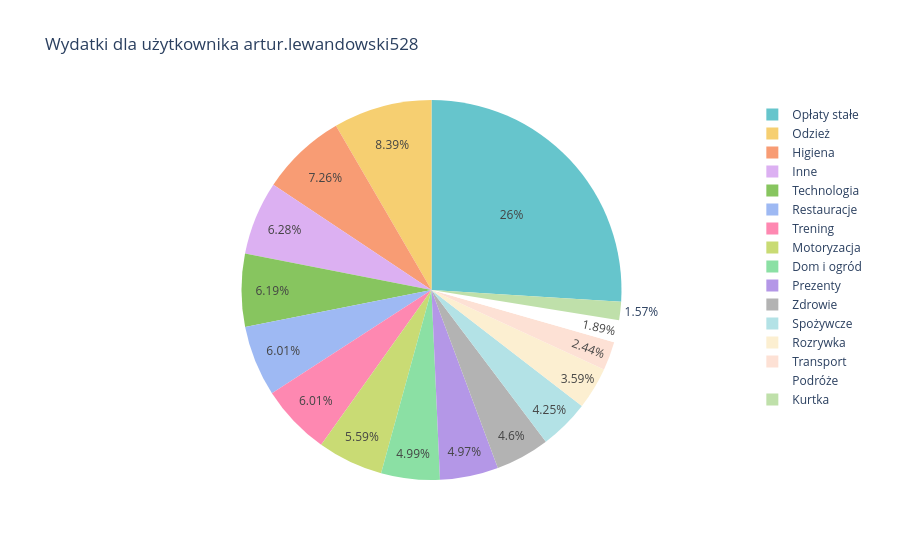
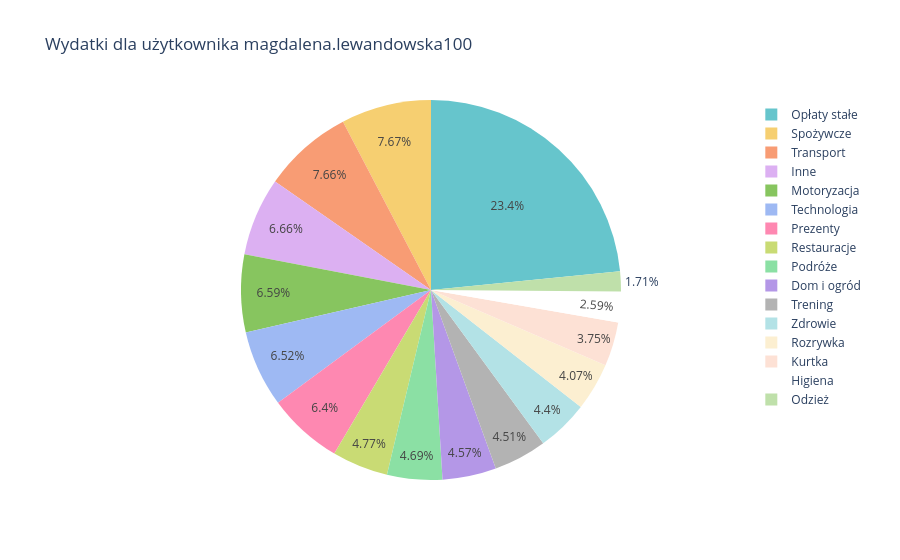
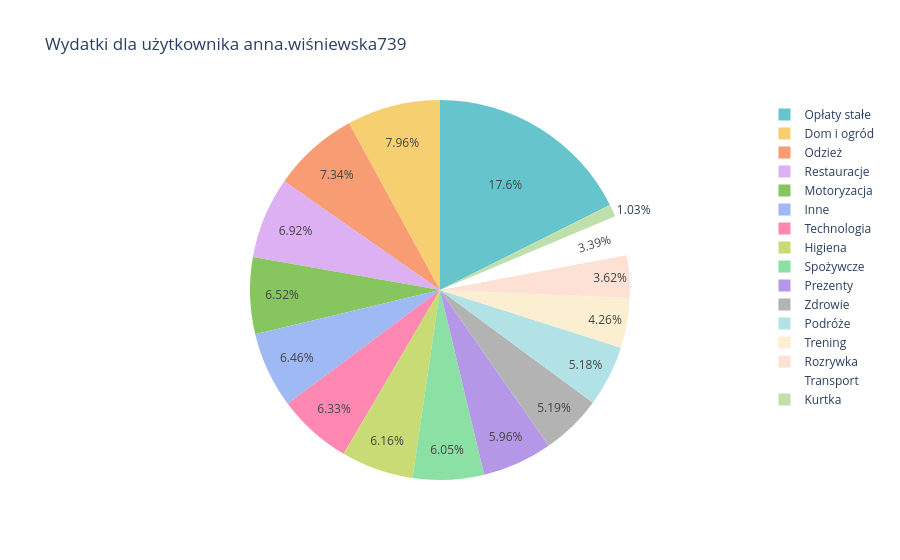
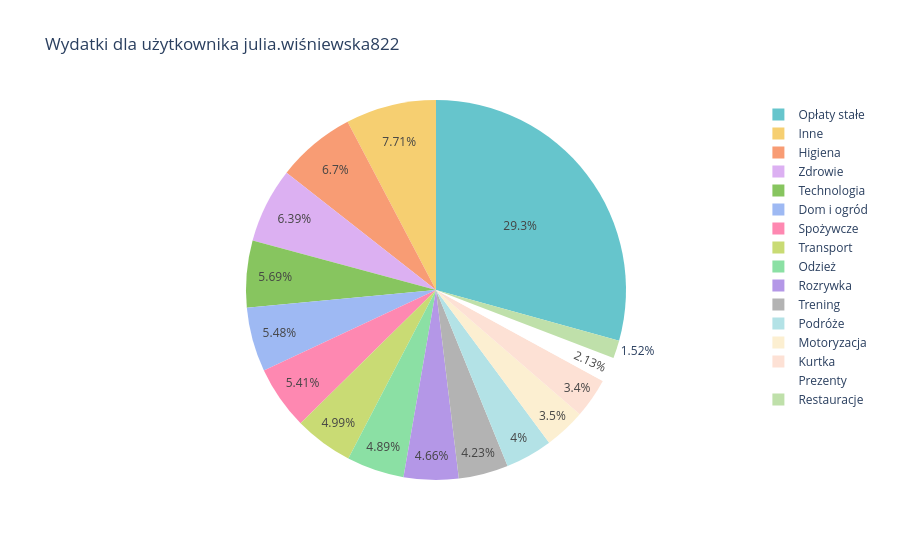

The code cell stored with these charts, in order, in its notebook:
### Code cell
# WYKRESY WYDATKÓW Z MIESIĄCA GRUDZIEŃ DLA KAŻDEGO UŻYTKOWNIKA

import MySQLdb
import pandas as pd
import plotly.express as px

connection = MySQLdb.connect(
    host="localhost",
    user="root",
    password="db",
    database="nowa",
    charset="utf8mb4"
)

query = """
SELECT nazwa_uzytkownika, kategoria_wydatku, wartosc_wydatku
FROM widok_grudzien_wydatki
"""
wydatki = pd.read_sql_query(query, connection)

def plot_interactive_pie_chart(data, user_column, category_column, value_column, title_prefix):
    users = data[user_column].unique()
    for user in users:
        user_data = data[data[user_column] == user]
        
        fig = px.pie(
            user_data,
            names=category_column,
            values=value_column,
            title=f"{title_prefix} dla użytkownika {user}",
            color_discrete_sequence=px.colors.qualitative.Pastel  
        )
        
        fig.show()

print("Wydatki z widoku grudzień:")
plot_interactive_pie_chart(wydatki, 'nazwa_uzytkownika', 'kategoria_wydatku', 'wartosc_wydatku', "Wydatki")

### Figure 1 — Plotly figure (JSON) as saved in the notebook; plotly's stock layout.template omitted (floating-point values rounded to 4 significant figures)
{"data": [{"domain": {"x": [0, 1], "y": [0, 1]}, "hovertemplate": "kategoria_wydatku=%{label}<br>wartosc_wydatku=%{value}<extra></extra>", "labels": ["Podróże", "Spożywcze", "Higiena", "Odzież", "Spożywcze", "Zdrowie", "Dom i ogród", "Opłaty stałe", "Technologia", "Podróże", "Higiena", "Inne", "Prezenty", "Rozrywka", "Trening", "Motoryzacja", "Transport", "Trening", "Rozrywka", "Prezenty", "Zdrowie", "Transport", "Restauracje", "Odzież", "Opłaty stałe", "Motoryzacja", "Technologia", "Dom i ogród", "Restauracje", "Kurtka", "Inne"], "legendgroup": "", "name": "", "showlegend": true, "type": "pie", "values": [188, 335, 790, 631, 403, 293, 484, 2551, 458, 139, 470, 805, 170, 296, 247, 640, 201, 795, 326, 692, 505, 223, 796, 824, 1956, 329, 616, 381, 247, 272, 284]}], "layout": {"legend": {"tracegroupgap": 0}, "piecolorway": ["rgb(102, 197, 204)", "rgb(246, 207, 113)", "rgb(248, 156, 116)", "rgb(220, 176, 242)", "rgb(135, 197, 95)", "rgb(158, 185, 243)", "rgb(254, 136, 177)", "rgb(201, 219, 116)", "rgb(139, 224, 164)", "rgb(180, 151, 231)", "rgb(179, 179, 179)"], "title": {"text": "Wydatki dla użytkownika artur.lewandowski528"}}}

### Figure 2 — Plotly figure (JSON) as saved in the notebook; plotly's stock layout.template omitted (floating-point values rounded to 4 significant figures)
{"data": [{"domain": {"x": [0, 1], "y": [0, 1]}, "hovertemplate": "kategoria_wydatku=%{label}<br>wartosc_wydatku=%{value}<extra></extra>", "labels": ["Odzież", "Rozrywka", "Prezenty", "Podróże", "Restauracje", "Zdrowie", "Higiena", "Odzież", "Prezenty", "Dom i ogród", "Spożywcze", "Dom i ogród", "Trening", "Higiena", "Technologia", "Inne", "Podróże", "Zdrowie", "Restauracje", "Transport", "Inne", "Trening", "Technologia", "Opłaty stałe", "Rozrywka", "Opłaty stałe", "Motoryzacja", "Transport", "Motoryzacja", "Kurtka", "Spożywcze"], "legendgroup": "", "name": "", "showlegend": true, "type": "pie", "values": [137, 582, 747, 198, 193, 622, 361, 188, 468, 528, 876, 340, 462, 131, 846, 899, 693, 213, 713, 755, 366, 395, 392, 1816, 191, 2631, 428, 699, 824, 712, 580]}], "layout": {"legend": {"tracegroupgap": 0}, "piecolorway": ["rgb(102, 197, 204)", "rgb(246, 207, 113)", "rgb(248, 156, 116)", "rgb(220, 176, 242)", "rgb(135, 197, 95)", "rgb(158, 185, 243)", "rgb(254, 136, 177)", "rgb(201, 219, 116)", "rgb(139, 224, 164)", "rgb(180, 151, 231)", "rgb(179, 179, 179)"], "title": {"text": "Wydatki dla użytkownika magdalena.lewandowska100"}}}

### Figure 3 — Plotly figure (JSON) as saved in the notebook; plotly's stock layout.template omitted (floating-point values rounded to 4 significant figures)
{"data": [{"domain": {"x": [0, 1], "y": [0, 1]}, "hovertemplate": "kategoria_wydatku=%{label}<br>wartosc_wydatku=%{value}<extra></extra>", "labels": ["Podróże", "Higiena", "Prezenty", "Inne", "Odzież", "Technologia", "Restauracje", "Motoryzacja", "Zdrowie", "Spożywcze", "Transport", "Higiena", "Inne", "Opłaty stałe", "Motoryzacja", "Rozrywka", "Odzież", "Opłaty stałe", "Dom i ogród", "Prezenty", "Technologia", "Zdrowie", "Transport", "Restauracje", "Kurtka", "Dom i ogród", "Trening", "Spożywcze", "Podróże", "Trening", "Rozrywka"], "legendgroup": "", "name": "", "showlegend": true, "type": "pie", "values": [641, 799, 650, 443, 834, 383, 662, 853, 882, 356, 245, 429, 845, 1825, 448, 528, 630, 1690, 875, 539, 879, 154, 432, 719, 205, 712, 576, 850, 393, 273, 194]}], "layout": {"legend": {"tracegroupgap": 0}, "piecolorway": ["rgb(102, 197, 204)", "rgb(246, 207, 113)", "rgb(248, 156, 116)", "rgb(220, 176, 242)", "rgb(135, 197, 95)", "rgb(158, 185, 243)", "rgb(254, 136, 177)", "rgb(201, 219, 116)", "rgb(139, 224, 164)", "rgb(180, 151, 231)", "rgb(179, 179, 179)"], "title": {"text": "Wydatki dla użytkownika anna.wiśniewska739"}}}

### Figure 4 — Plotly figure (JSON) as saved in the notebook; plotly's stock layout.template omitted (floating-point values rounded to 4 significant figures)
{"data": [{"domain": {"x": [0, 1], "y": [0, 1]}, "hovertemplate": "kategoria_wydatku=%{label}<br>wartosc_wydatku=%{value}<extra></extra>", "labels": ["Trening", "Higiena", "Opłaty stałe", "Odzież", "Opłaty stałe", "Spożywcze", "Motoryzacja", "Rozrywka", "Spożywcze", "Higiena", "Zdrowie", "Inne", "Podróże", "Restauracje", "Rozrywka", "Technologia", "Odzież", "Technologia", "Prezenty", "Transport", "Restauracje", "Motoryzacja", "Inne", "Kurtka", "Trening", "Dom i ogród", "Transport", "Dom i ogród", "Zdrowie", "Prezenty", "Podróże"], "legendgroup": "", "name": "", "showlegend": true, "type": "pie", "values": [382, 711, 2155, 824, 3817, 735, 149, 120, 368, 655, 751, 886, 664, 103, 830, 676, 173, 483, 260, 837, 206, 565, 685, 693, 480, 397, 181, 720, 551, 174, 152]}], "layout": {"legend": {"tracegroupgap": 0}, "piecolorway": ["rgb(102, 197, 204)", "rgb(246, 207, 113)", "rgb(248, 156, 116)", "rgb(220, 176, 242)", "rgb(135, 197, 95)", "rgb(158, 185, 243)", "rgb(254, 136, 177)", "rgb(201, 219, 116)", "rgb(139, 224, 164)", "rgb(180, 151, 231)", "rgb(179, 179, 179)"], "title": {"text": "Wydatki dla użytkownika julia.wiśniewska822"}}}
